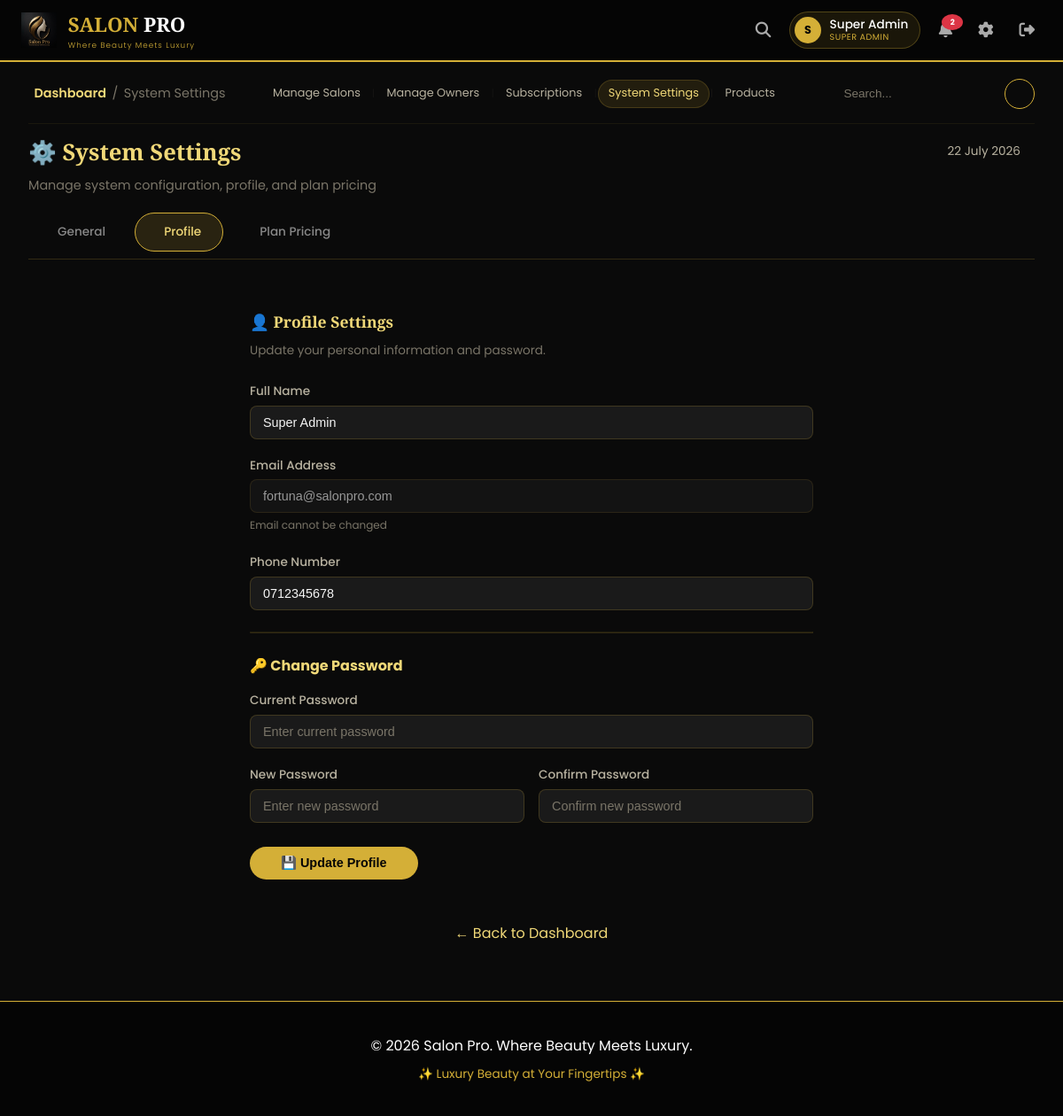
Page /super_admin/settings.php?tab=profile (signed in) on the committed database.
### tables this page shows
CREATE TABLE IF NOT EXISTS users (
    id INT AUTO_INCREMENT PRIMARY KEY,
    full_name VARCHAR(100) NOT NULL,
    email VARCHAR(100) UNIQUE NOT NULL,
    phone VARCHAR(20) NOT NULL,
    password VARCHAR(255) NOT NULL,
    role ENUM('admin', 'staff', 'customer', 'super_admin') DEFAULT 'customer',
    is_active BOOLEAN DEFAULT TRUE,
    salon_id INT,
    created_at TIMESTAMP DEFAULT CURRENT_TIMESTAMP
);

### super_admin/settings.php (the view, shortened to what this page needs)
<?php
require_once '../config/database.php';
$admin_id = $_SESSION['user_id'];
$admin_name = $_SESSION['user_name'] ?? 'Super Admin';
$admin_email = $_SESSION['user_email'] ?? '';
$active_tab = isset($_GET['tab']) ? $_GET['tab'] : 'general';
include '../includes/header.php';
?>
<div class="main-content">
    <div class="sticky-header">
        <div class="top-bar">
            <div class="top-bar-left">
                <div class="breadcrumb">
                    <span class="current">Dashboard</span>
                    <span class="sep">/</span>
                    <span class="sub">System Settings</span>
                </div>
            </div>
            <div class="top-bar-center">
                <div class="quick-links">
                    <a href="salons.php" class="qlink"><i class="ti ti-building-store"></i> Manage Salons</a>
                    <span class="link-sep">|</span>
                    <a href="admins.php" class="qlink"><i class="ti ti-user-shield"></i> Manage Owners</a>
                    <span class="link-sep">|</span>
                    <a href="subscriptions.php" class="qlink"><i class="ti ti-crown"></i> Subscriptions</a>
                    <span class="link-sep">|</span>
                    <a href="settings.php" class="qlink active"><i class="ti ti-settings"></i> System Settings</a>
                    <span class="link-sep">|</span>
                    <a href="products.php" class="qlink"><i class="ti ti-box"></i> Products</a>
                </div>
            </div>
            <div class="top-bar-right">
                <div class="search-box">
                    <input type="text" id="globalSearch" placeholder="Search...">
                </div>
                <div class="topbar-avatar"><i class="ti ti-crown"></i></div>
            </div>
        </div>
    </div>
    <div class="welcome-row">
        <div>
            <h1>⚙️ System Settings</h1>
            <p class="subtitle">Manage system configuration, profile, and plan pricing</p>
        </div>
        <div class="date-badge">
            <i class="ti ti-calendar"></i> <?php echo date('j F Y'); ?>
        </div>
    </div>
    <div class="settings-tabs">
        <a href="?tab=general" class="tab-btn <?php echo $active_tab == 'general' ? 'active' : ''; ?>">
            <i class="ti ti-settings"></i> General
        </a>
        <a href="?tab=profile" class="tab-btn <?php echo $active_tab == 'profile' ? 'active' : ''; ?>">
            <i class="ti ti-user"></i> Profile
        </a>
        <a href="?tab=pricing" class="tab-btn <?php echo $active_tab == 'pricing' ? 'active' : ''; ?>">
            <i class="ti ti-coin"></i> Plan Pricing
        </a>
    </div>
    <?php if ($active_tab == 'profile'): ?>
    <div class="settings-panel">
        <h2>👤 Profile Settings</h2>
        <p class="panel-desc">Update your personal information and password.</p>
        <?php
        $user_query = "SELECT * FROM users WHERE id = $admin_id";
        $user_result = mysqli_query($conn, $user_query);
        $user = mysqli_fetch_assoc($user_result);
        ?>
        <form method="POST">
            <div class="form-group">
                <label>Full Name</label>
                <input type="text" name="full_name" class="form-control" value="<?php echo htmlspecialchars($user['full_name'] ?? $admin_name); ?>" required>
            </div>
            <div class="form-group">
                <label>Email Address</label>
                <input type="email" class="form-control" value="<?php echo htmlspecialchars($user['email'] ?? $admin_email); ?>" readonly>
                <small style="color: var(--text-muted); font-size: 0.75rem;">Email cannot be changed</small>
            </div>
            <div class="form-group">
                <label>Phone Number</label>
                <input type="tel" name="phone" class="form-control" value="<?php echo htmlspecialchars($user['phone'] ?? ''); ?>">
            </div>
            <hr style="border-color: rgba(212, 175, 55, 0.2); margin: 1.5rem 0;">
            <h3 style="color: var(--gold-light); font-size: 1rem; margin-bottom: 1rem;">🔑 Change Password</h3>
            <div class="form-group">
                <label>Current Password</label>
                <input type="password" name="current_password" class="form-control" placeholder="Enter current password" required>
            </div>
            <div class="form-row">
                <div class="form-group">
                    <label>New Password</label>
                    <input type="password" name="new_password" class="form-control" placeholder="Enter new password">
                </div>
                <div class="form-group">
                    <label>Confirm Password</label>
                    <input type="password" name="confirm_password" class="form-control" placeholder="Confirm new password">
                </div>
            </div>
            <button type="submit" name="update_profile" class="btn-save">💾 Update Profile</button>
        </form>
    </div>
    <?php endif; ?>
    <a href="dashboard.php" class="back-link">← Back to Dashboard</a>
</div>
<?php include '../includes/footer.php'; ?>

### assets/css/style.css (style rules this page uses)
:root { --bg-primary: #0B0B0B; --bg-secondary: #111111; --bg-card: #1A1A1A; --bg-panel: #0E0E0E; --bg-input: #1E1E1E; --emerald: #0F9D58; --emerald-light: #1ABC9C; --emerald-dark: #0B7A3E; --emerald-bg: rgba(15, 157, 88, 0.15); --emerald-border: rgba(15, 157, 88, 0.3); --gold: #D4AF37; --gold-light: #F0D878; --gold-dark: #A3831F; --gold-bg: rgba(212, 175, 55, 0.15); --gold-border: rgba(212, 175, 55, 0.3); --text-primary: #F5F5F5; --text-secondary: #B8B2A0; --text-muted: #7A7568; --success: #28A745; --danger: #E0554A; --warning: #E0A63C; --info: #4A90D9; --border-color: rgba(212, 175, 55, 0.2); --border-emerald: rgba(15, 157, 88, 0.3); --shadow-gold: 0 4px 20px rgba(212, 175, 55, 0.15); --shadow-emerald: 0 4px 20px rgba(15, 157, 88, 0.2); }
* { margin: 0; padding: 0; box-sizing: border-box; }
body { font-family: 'Poppins', 'Segoe UI', Tahoma, Geneva, Verdana, sans-serif; background: var(--bg-primary); color: var(--text-primary); line-height: 1.6; }
.form-group { margin-bottom: 1.5rem; }
.form-group label { display: block; margin-bottom: 0.5rem; color: var(--gold); font-weight: 500; }
.form-control { width: 100%; padding: 12px 16px; background: var(--bg-input); border: 1px solid rgba(212, 175, 55, 0.2); border-radius: 8px; color: var(--text-primary); font-size: 1rem; transition: all 0.3s; }
.form-control::placeholder { color: var(--text-muted); }

### includes/header.php (style rules this page uses)
* { margin: 0; padding: 0; box-sizing: border-box; }
body { font-family: 'Poppins', sans-serif; background: #0a0a0a; color: #ffffff; line-height: 1.6; }

### rows in the picture
users: full_name "Super Admin", email "fortuna@salonpro.com", phone "0712345678"

### other values in the picture
substr($user_name, 0, 1) "S"
$user_name "Super Admin"
str_replace('_', ' ', $user_role) "SUPER ADMIN"
min($unread_count, 99) "2"
